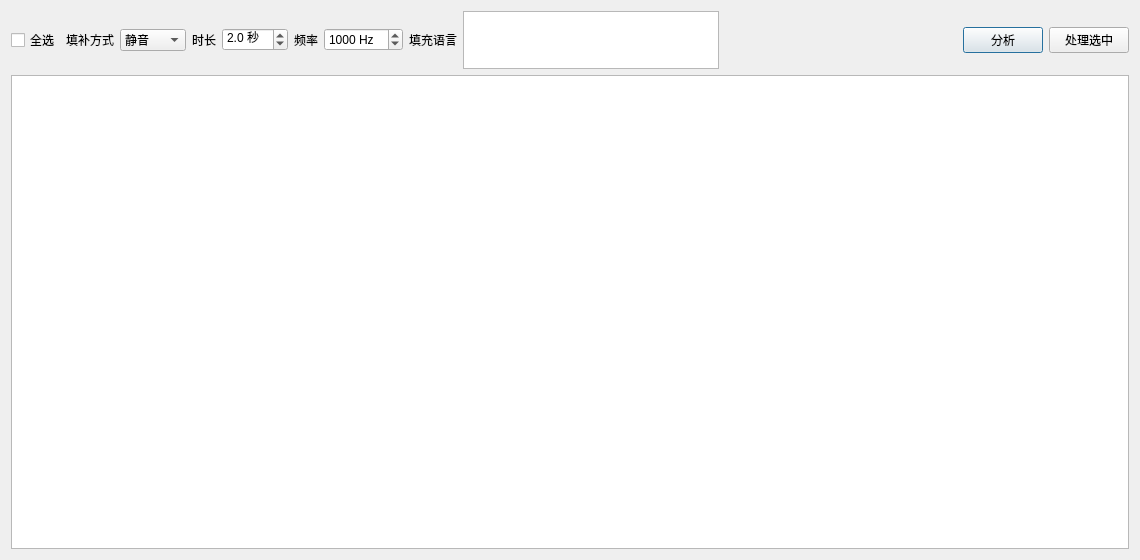
<?xml version="1.0" encoding="UTF-8"?>
<ui version="4.0">
 <class>FillMissingResources</class>
 <widget class="QDialog" name="FillMissingResources">
  <property name="geometry">
   <rect>
    <x>0</x>
    <y>0</y>
    <width>1140</width>
    <height>560</height>
   </rect>
  </property>
  <property name="minimumSize">
   <size>
    <width>1000</width>
    <height>360</height>
   </size>
  </property>
  <property name="windowTitle">
   <string>填补缺失资源</string>
  </property>
  <layout class="QVBoxLayout" name="verticalLayout">
   <item>
    <layout class="QHBoxLayout" name="topRow">
     <item>
      <widget class="QCheckBox" name="cbxSelectAll">
       <property name="toolTip">
        <string>勾选/取消勾选结果表中的所有 Sound 行。</string>
       </property>
       <property name="text">
        <string>全选</string>
       </property>
      </widget>
     </item>
     <item>
      <widget class="QLabel" name="lblFillMode">
       <property name="text">
        <string>填补方式</string>
       </property>
      </widget>
     </item>
     <item>
      <widget class="QComboBox" name="cbbFillMode">
       <property name="toolTip">
        <string>静音：创建 Wwise Silence 源；正弦波：创建 Wwise Sine 源。</string>
       </property>
       <item>
        <property name="text">
         <string>静音</string>
        </property>
       </item>
       <item>
        <property name="text">
         <string>正弦波</string>
        </property>
       </item>
      </widget>
     </item>
     <item>
      <widget class="QLabel" name="lblFillDuration">
       <property name="text">
        <string>时长</string>
       </property>
      </widget>
     </item>
     <item>
      <widget class="QDoubleSpinBox" name="spbFillDuration">
       <property name="toolTip">
        <string>新建静音/正弦波源的时长（秒）。</string>
       </property>
       <property name="suffix">
        <string> 秒</string>
       </property>
       <property name="decimals">
        <number>1</number>
       </property>
       <property name="minimum">
        <double>0.100000000000000</double>
       </property>
       <property name="maximum">
        <double>60.000000000000000</double>
       </property>
       <property name="singleStep">
        <double>0.500000000000000</double>
       </property>
       <property name="value">
        <double>2.000000000000000</double>
       </property>
      </widget>
     </item>
     <item>
      <widget class="QLabel" name="lblSineFrequency">
       <property name="text">
        <string>频率</string>
       </property>
      </widget>
     </item>
     <item>
      <widget class="QSpinBox" name="spbSineFrequency">
       <property name="toolTip">
        <string>正弦波频率（Hz），仅正弦波模式使用。</string>
       </property>
       <property name="suffix">
        <string> Hz</string>
       </property>
       <property name="minimum">
        <number>20</number>
       </property>
       <property name="maximum">
        <number>20000</number>
       </property>
       <property name="singleStep">
        <number>10</number>
       </property>
       <property name="value">
        <number>1000</number>
       </property>
      </widget>
     </item>
     <item>
      <widget class="QLabel" name="lblFillLanguages">
       <property name="text">
        <string>填充语言</string>
       </property>
       <property name="toolTip">
        <string>勾选需要填补的语言；未勾选的语言即使缺失也不会处理。</string>
       </property>
      </widget>
     </item>
     <item>
      <widget class="QTableWidget" name="tblLanguages">
       <property name="toolTip">
        <string>勾选要填补的语言。</string>
       </property>
       <property name="sizePolicy">
        <sizepolicy hsizetype="Expanding" vsizetype="Fixed">
         <horstretch>0</horstretch>
         <verstretch>0</verstretch>
        </sizepolicy>
       </property>
       <property name="minimumSize">
        <size>
         <width>0</width>
         <height>58</height>
        </size>
       </property>
       <property name="maximumSize">
        <size>
         <width>16777215</width>
         <height>64</height>
        </size>
       </property>
       <property name="editTriggers">
        <set>QAbstractItemView::NoEditTriggers</set>
       </property>
       <property name="alternatingRowColors">
        <bool>false</bool>
       </property>
       <property name="selectionMode">
        <enum>QAbstractItemView::NoSelection</enum>
       </property>
       <property name="showGrid">
        <bool>false</bool>
       </property>
       <property name="horizontalScrollBarPolicy">
        <enum>Qt::ScrollBarAlwaysOff</enum>
       </property>
       <property name="verticalScrollBarPolicy">
        <enum>Qt::ScrollBarAlwaysOff</enum>
       </property>
       <attribute name="verticalHeaderVisible">
        <bool>false</bool>
       </attribute>
      </widget>
     </item>
     <item>
      <spacer name="topSpacer">
       <property name="orientation">
        <enum>Qt::Horizontal</enum>
       </property>
       <property name="sizeHint" stdset="0">
        <size>
         <width>40</width>
         <height>20</height>
        </size>
       </property>
      </spacer>
     </item>
     <item>
      <widget class="QPushButton" name="btnAnalyze">
       <property name="text">
        <string>分析</string>
       </property>
      </widget>
     </item>
     <item>
      <widget class="QPushButton" name="btnProcess">
       <property name="text">
        <string>处理选中</string>
       </property>
      </widget>
     </item>
    </layout>
   </item>
   <item>
    <widget class="QTableWidget" name="tblMissing">
     <property name="editTriggers">
      <set>QAbstractItemView::NoEditTriggers</set>
     </property>
     <property name="alternatingRowColors">
      <bool>true</bool>
     </property>
     <property name="selectionBehavior">
      <enum>QAbstractItemView::SelectRows</enum>
     </property>
     <property name="selectionMode">
      <enum>QAbstractItemView::ExtendedSelection</enum>
     </property>
     <attribute name="verticalHeaderVisible">
      <bool>false</bool>
     </attribute>
    </widget>
   </item>
  </layout>
 </widget>
 <resources/>
 <connections/>
</ui>
